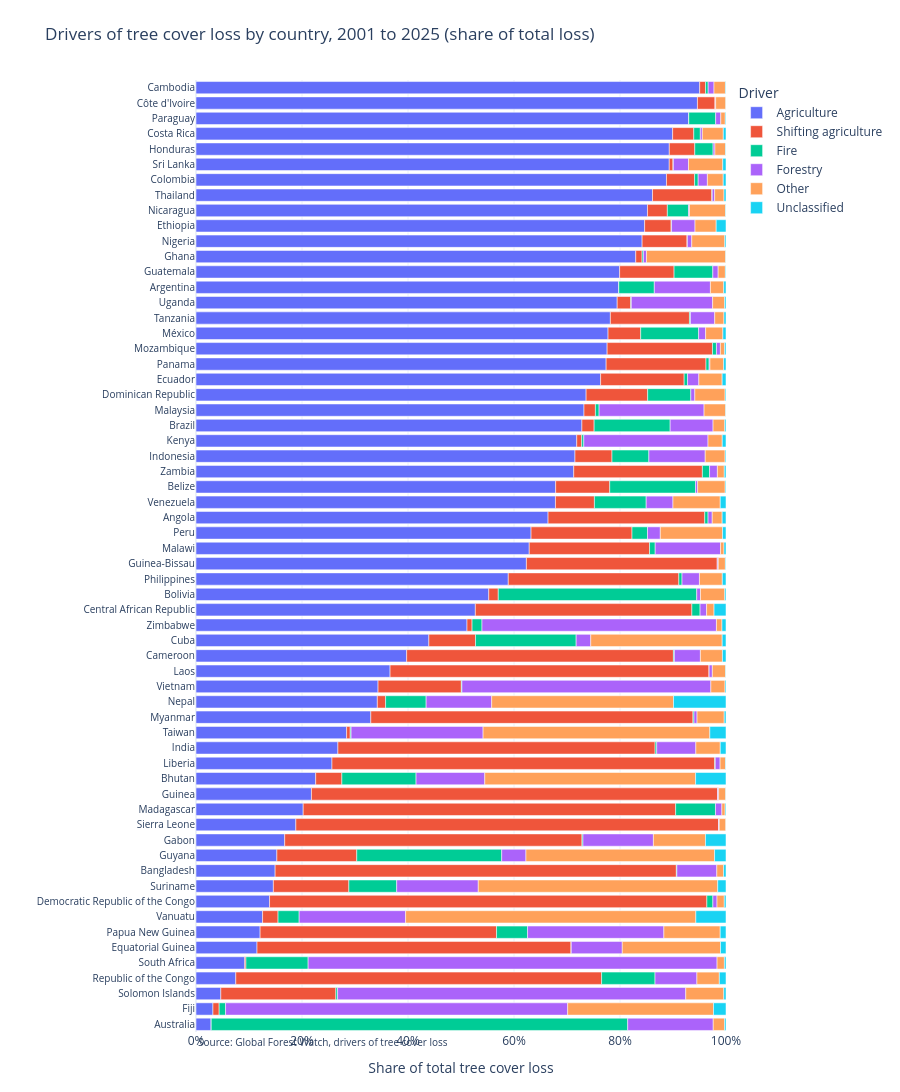

Notebook cell for this chart:
### Markdown cell above
### 5.4 Drivers by country

### Code cell
# Share of each driver in total tree cover loss over 2001-2025, by country
drivers = groups + ['Unclassified']
shares = df_drv_wide.groupby('iso3')[drivers].sum()
shares = shares.div(shares.sum(axis=1), axis=0) * 100
shares = shares.merge(df_s[['iso3', 'country']].drop_duplicates(), on='iso3')
shares = shares.sort_values('Agriculture')

# Long format for plotly: one row per country and driver
df_bar = shares.melt(id_vars=['iso3', 'country'], value_vars=drivers,
                     var_name='Driver', value_name='Share (%)')

fig = px.bar(df_bar, x='Share (%)', y='country', color='Driver', orientation='h',
             title='Drivers of tree cover loss by country, 2001 to 2025 (share of total loss)',
             labels={'country': ''},
             category_orders={'Driver': ['Agriculture', 'Shifting agriculture', 'Fire',
                                         'Forestry', 'Other', 'Unclassified']},
             template='plotly_white', height=1300)
n_countries = df_bar['country'].nunique()
fig.update_layout(height=22 * n_countries + 150, margin=dict(t=80, b=60))
fig.update_yaxes(dtick=1, tickfont=dict(size=10))          # show every country name
fig.update_xaxes(range=[0, 100], ticksuffix='%', title='Share of total tree cover loss')
fig.add_annotation(text='Source: Global Forest Watch, drivers of tree cover loss',
                   x=0, y=-0.02, xref='paper', yref='paper', showarrow=False, font=dict(size=10))
fig.write_image('../figures/drivers_by_country.png', scale=2)
fig.show()

### Figure 1 — Plotly figure (JSON) as saved in the notebook; plotly's stock layout.template omitted (floating-point values rounded to 4 significant figures)
{"data": [{"hovertemplate": "Driver=Agriculture<br>Share (%)=%{x}<br>=%{y}<extra></extra>", "legendgroup": "Agriculture", "marker": {"color": "#636efa", "pattern": {"shape": ""}}, "name": "Agriculture", "orientation": "h", "showlegend": true, "textposition": "auto", "type": "bar", "x": [2.87, 3.199, 4.682, 7.508, 9.201, 11.51, 12.1, 12.56, 13.88, 14.6, 14.93, 15.26, 16.73, 18.84, 20.23, 21.78, 22.59, 25.65, 26.78, 28.42, 32.98, 34.21, 34.35, 36.62, 39.75, 43.94, 51.14, 52.71, 55.24, 58.92, 62.34, 62.88, 63.22, 66.43, 67.82, 67.86, 71.27, 71.5, 71.84, 72.81, 73.21, 73.61, 76.34, 77.39, 77.57, 77.75, 78.19, 79.47, 79.76, 79.93, 82.97, 84.17, 84.65, 85.18, 86.14, 88.77, 89.29, 89.3, 89.93, 92.97, 94.61, 95.04], "xaxis": "x", "y": ["Australia", "Fiji", "Solomon Islands", "Republic of the Congo", "South Africa", "Equatorial Guinea", "Papua New Guinea", "Vanuatu", "Democratic Republic of the Congo", "Suriname", "Bangladesh", "Guyana", "Gabon", "Sierra Leone", "Madagascar", "Guinea", "Bhutan", "Liberia", "India", "Taiwan", "Myanmar", "Nepal", "Vietnam", "Laos", "Cameroon", "Cuba", "Zimbabwe", "Central African Republic", "Bolivia", "Philippines", "Guinea-Bissau", "Malawi", "Peru", "Angola", "Venezuela", "Belize", "Zambia", "Indonesia", "Kenya", "Brazil", "Malaysia", "Dominican Republic", "Ecuador", "Panama", "Mozambique", "México", "Tanzania", "Uganda", "Argentina", "Guatemala", "Ghana", "Nigeria", "Ethiopia", "Nicaragua", "Thailand", "Colombia", "Sri Lanka", "Honduras", "Costa Rica", "Paraguay", "Côte d'Ivoire", "Cambodia"], "yaxis": "y"}, {"hovertemplate": "Driver=Shifting agriculture<br>Share (%)=%{x}<br>=%{y}<extra></extra>", "legendgroup": "Shifting agriculture", "marker": {"color": "#EF553B", "pattern": {"shape": ""}}, "name": "Shifting agriculture", "orientation": "h", "showlegend": true, "textposition": "auto", "type": "bar", "x": [0.002739, 1.171, 21.71, 69.02, 0.2212, 59.25, 44.61, 2.918, 82.51, 14.24, 75.7, 15.07, 56.09, 79.75, 70.27, 76.64, 4.938, 72.23, 59.85, 0.6788, 60.79, 1.557, 15.71, 60.19, 50.33, 8.803, 0.9537, 40.85, 1.791, 32.18, 36.02, 22.7, 19.05, 29.56, 7.352, 10.2, 24.27, 6.985, 0.9357, 2.306, 2.15, 11.62, 15.76, 18.84, 19.88, 6.158, 14.91, 2.559, 0.008121, 10.27, 1.188, 8.473, 4.993, 3.75, 11.2, 5.305, 0.7032, 4.806, 3.993, 0.008604, 3.343, 1.105], "xaxis": "x", "y": ["Australia", "Fiji", "Solomon Islands", "Republic of the Congo", "South Africa", "Equatorial Guinea", "Papua New Guinea", "Vanuatu", "Democratic Republic of the Congo", "Suriname", "Bangladesh", "Guyana", "Gabon", "Sierra Leone", "Madagascar", "Guinea", "Bhutan", "Liberia", "India", "Taiwan", "Myanmar", "Nepal", "Vietnam", "Laos", "Cameroon", "Cuba", "Zimbabwe", "Central African Republic", "Bolivia", "Philippines", "Guinea-Bissau", "Malawi", "Peru", "Angola", "Venezuela", "Belize", "Zambia", "Indonesia", "Kenya", "Brazil", "Malaysia", "Dominican Republic", "Ecuador", "Panama", "Mozambique", "México", "Tanzania", "Uganda", "Argentina", "Guatemala", "Ghana", "Nigeria", "Ethiopia", "Nicaragua", "Thailand", "Colombia", "Sri Lanka", "Honduras", "Costa Rica", "Paraguay", "Côte d'Ivoire", "Cambodia"], "yaxis": "y"}, {"hovertemplate": "Driver=Fire<br>Share (%)=%{x}<br>=%{y}<extra></extra>", "legendgroup": "Fire", "marker": {"color": "#00cc96", "pattern": {"shape": ""}}, "name": "Fire", "orientation": "h", "showlegend": true, "textposition": "auto", "type": "bar", "x": [78.58, 1.209, 0.3327, 10.08, 11.74, 0.04677, 5.855, 3.985, 1.137, 9.029, 0.1048, 27.35, 0.1858, 0.01133, 7.514, 0.004881, 14.0, 0.09067, 0.3061, 0.1683, 0.2009, 7.653, 0.1131, 0.01168, 0.1841, 18.99, 1.869, 1.546, 37.45, 0.6002, 0.008804, 1.062, 2.92, 0.6261, 9.766, 16.19, 1.355, 6.958, 0.3968, 14.34, 0.6956, 8.141, 0.6458, 0.5913, 0.7484, 10.93, 0.1922, 0.1049, 6.702, 7.31, 0.2512, 0.06808, 0.08677, 3.986, 0.07111, 0.6743, 0.07394, 3.453, 1.233, 5.074, 0.004239, 0.4935], "xaxis": "x", "y": ["Australia", "Fiji", "Solomon Islands", "Republic of the Congo", "South Africa", "Equatorial Guinea", "Papua New Guinea", "Vanuatu", "Democratic Republic of the Congo", "Suriname", "Bangladesh", "Guyana", "Gabon", "Sierra Leone", "Madagascar", "Guinea", "Bhutan", "Liberia", "India", "Taiwan", "Myanmar", "Nepal", "Vietnam", "Laos", "Cameroon", "Cuba", "Zimbabwe", "Central African Republic", "Bolivia", "Philippines", "Guinea-Bissau", "Malawi", "Peru", "Angola", "Venezuela", "Belize", "Zambia", "Indonesia", "Kenya", "Brazil", "Malaysia", "Dominican Republic", "Ecuador", "Panama", "Mozambique", "México", "Tanzania", "Uganda", "Argentina", "Guatemala", "Ghana", "Nigeria", "Ethiopia", "Nicaragua", "Thailand", "Colombia", "Sri Lanka", "Honduras", "Costa Rica", "Paraguay", "Côte d'Ivoire", "Cambodia"], "yaxis": "y"}, {"hovertemplate": "Driver=Forestry<br>Share (%)=%{x}<br>=%{y}<extra></extra>", "legendgroup": "Forestry", "marker": {"color": "#ab63fa", "pattern": {"shape": ""}}, "name": "Forestry", "orientation": "h", "showlegend": true, "textposition": "auto", "type": "bar", "x": [16.13, 64.55, 65.68, 7.901, 77.16, 9.622, 25.72, 20.08, 0.782, 15.39, 7.531, 4.573, 13.29, 0.127, 1.207, 0.1934, 12.97, 0.9133, 7.382, 24.9, 0.57, 12.37, 46.97, 0.5998, 4.908, 2.752, 44.24, 1.231, 0.7024, 3.285, 0.1752, 12.33, 2.42, 0.7856, 5.052, 0.3949, 1.477, 10.63, 23.44, 8.094, 19.81, 0.7581, 2.124, 0.1626, 0.7457, 1.324, 4.575, 15.34, 10.59, 1.006, 0.5803, 0.8295, 4.427, 0.1884, 0.4535, 1.74, 2.85, 0.3475, 0.3789, 0.9665, 0.09107, 1.101], "xaxis": "x", "y": ["Australia", "Fiji", "Solomon Islands", "Republic of the Congo", "South Africa", "Equatorial Guinea", "Papua New Guinea", "Vanuatu", "Democratic Republic of the Congo", "Suriname", "Bangladesh", "Guyana", "Gabon", "Sierra Leone", "Madagascar", "Guinea", "Bhutan", "Liberia", "India", "Taiwan", "Myanmar", "Nepal", "Vietnam", "Laos", "Cameroon", "Cuba", "Zimbabwe", "Central African Republic", "Bolivia", "Philippines", "Guinea-Bissau", "Malawi", "Peru", "Angola", "Venezuela", "Belize", "Zambia", "Indonesia", "Kenya", "Brazil", "Malaysia", "Dominican Republic", "Ecuador", "Panama", "Mozambique", "México", "Tanzania", "Uganda", "Argentina", "Guatemala", "Ghana", "Nigeria", "Ethiopia", "Nicaragua", "Thailand", "Colombia", "Sri Lanka", "Honduras", "Costa Rica", "Paraguay", "Côte d'Ivoire", "Cambodia"], "yaxis": "y"}, {"hovertemplate": "Driver=Other<br>Share (%)=%{x}<br>=%{y}<extra></extra>", "legendgroup": "Other", "marker": {"color": "#FFA15A", "pattern": {"shape": ""}}, "name": "Other", "orientation": "h", "showlegend": true, "textposition": "auto", "type": "bar", "x": [2.143, 27.52, 7.181, 4.232, 1.384, 18.53, 10.63, 54.76, 1.369, 45.18, 1.28, 35.59, 9.826, 1.255, 0.6177, 1.346, 39.78, 1.016, 4.611, 42.78, 5.127, 34.3, 2.673, 2.509, 4.159, 24.8, 1.043, 1.409, 4.586, 4.317, 1.34, 0.6515, 11.74, 1.877, 8.924, 5.2, 1.301, 3.754, 2.685, 2.211, 4.081, 5.71, 4.402, 2.577, 0.7979, 3.254, 1.748, 2.257, 2.512, 1.365, 14.96, 6.225, 3.993, 6.802, 1.769, 2.989, 6.468, 1.994, 3.958, 0.8501, 1.93, 2.159], "xaxis": "x", "y": ["Australia", "Fiji", "Solomon Islands", "Republic of the Congo", "South Africa", "Equatorial Guinea", "Papua New Guinea", "Vanuatu", "Democratic Republic of the Congo", "Suriname", "Bangladesh", "Guyana", "Gabon", "Sierra Leone", "Madagascar", "Guinea", "Bhutan", "Liberia", "India", "Taiwan", "Myanmar", "Nepal", "Vietnam", "Laos", "Cameroon", "Cuba", "Zimbabwe", "Central African Republic", "Bolivia", "Philippines", "Guinea-Bissau", "Malawi", "Peru", "Angola", "Venezuela", "Belize", "Zambia", "Indonesia", "Kenya", "Brazil", "Malaysia", "Dominican Republic", "Ecuador", "Panama", "Mozambique", "México", "Tanzania", "Uganda", "Argentina", "Guatemala", "Ghana", "Nigeria", "Ethiopia", "Nicaragua", "Thailand", "Colombia", "Sri Lanka", "Honduras", "Costa Rica", "Paraguay", "Côte d'Ivoire", "Cambodia"], "yaxis": "y"}, {"hovertemplate": "Driver=Unclassified<br>Share (%)=%{x}<br>=%{y}<extra></extra>", "legendgroup": "Unclassified", "marker": {"color": "#19d3f3", "pattern": {"shape": ""}}, "name": "Unclassified", "orientation": "h", "showlegend": true, "textposition": "auto", "type": "bar", "x": [0.2689, 2.358, 0.4139, 1.257, 0.3015, 1.038, 1.09, 5.69, 0.3226, 1.565, 0.4525, 2.158, 3.873, 0.01542, 0.1618, 0.03817, 5.739, 0.09708, 1.079, 3.054, 0.334, 9.903, 0.1851, 0.06927, 0.6722, 0.7179, 0.7589, 2.253, 0.2318, 0.695, 0.1144, 0.3752, 0.6504, 0.7238, 1.084, 0.1495, 0.3225, 0.1693, 0.7081, 0.2297, 0.0574, 0.1695, 0.7248, 0.4456, 0.2589, 0.5893, 0.3826, 0.2644, 0.4286, 0.1158, 0.04453, 0.2305, 1.851, 0.08829, 0.3714, 0.5224, 0.6116, 0.0968, 0.5069, 0.1348, 0.02084, 0.1041], "xaxis": "x", "y": ["Australia", "Fiji", "Solomon Islands", "Republic of the Congo", "South Africa", "Equatorial Guinea", "Papua New Guinea", "Vanuatu", "Democratic Republic of the Congo", "Suriname", "Bangladesh", "Guyana", "Gabon", "Sierra Leone", "Madagascar", "Guinea", "Bhutan", "Liberia", "India", "Taiwan", "Myanmar", "Nepal", "Vietnam", "Laos", "Cameroon", "Cuba", "Zimbabwe", "Central African Republic", "Bolivia", "Philippines", "Guinea-Bissau", "Malawi", "Peru", "Angola", "Venezuela", "Belize", "Zambia", "Indonesia", "Kenya", "Brazil", "Malaysia", "Dominican Republic", "Ecuador", "Panama", "Mozambique", "México", "Tanzania", "Uganda", "Argentina", "Guatemala", "Ghana", "Nigeria", "Ethiopia", "Nicaragua", "Thailand", "Colombia", "Sri Lanka", "Honduras", "Costa Rica", "Paraguay", "Côte d'Ivoire", "Cambodia"], "yaxis": "y"}], "layout": {"annotations": [{"font": {"size": 10}, "showarrow": false, "text": "Source: Global Forest Watch, drivers of tree cover loss", "x": 0, "xref": "paper", "y": -0.02, "yref": "paper"}], "barmode": "relative", "height": 1514, "legend": {"title": {"text": "Driver"}, "tracegroupgap": 0}, "margin": {"b": 60, "t": 80}, "title": {"text": "Drivers of tree cover loss by country, 2001 to 2025 (share of total loss)"}, "xaxis": {"anchor": "y", "domain": [0.0, 1.0], "range": [0, 100], "ticksuffix": "%", "title": {"text": "Share of total tree cover loss"}}, "yaxis": {"anchor": "x", "domain": [0.0, 1.0], "dtick": 1, "tickfont": {"size": 10}, "title": {"text": ""}}}}
